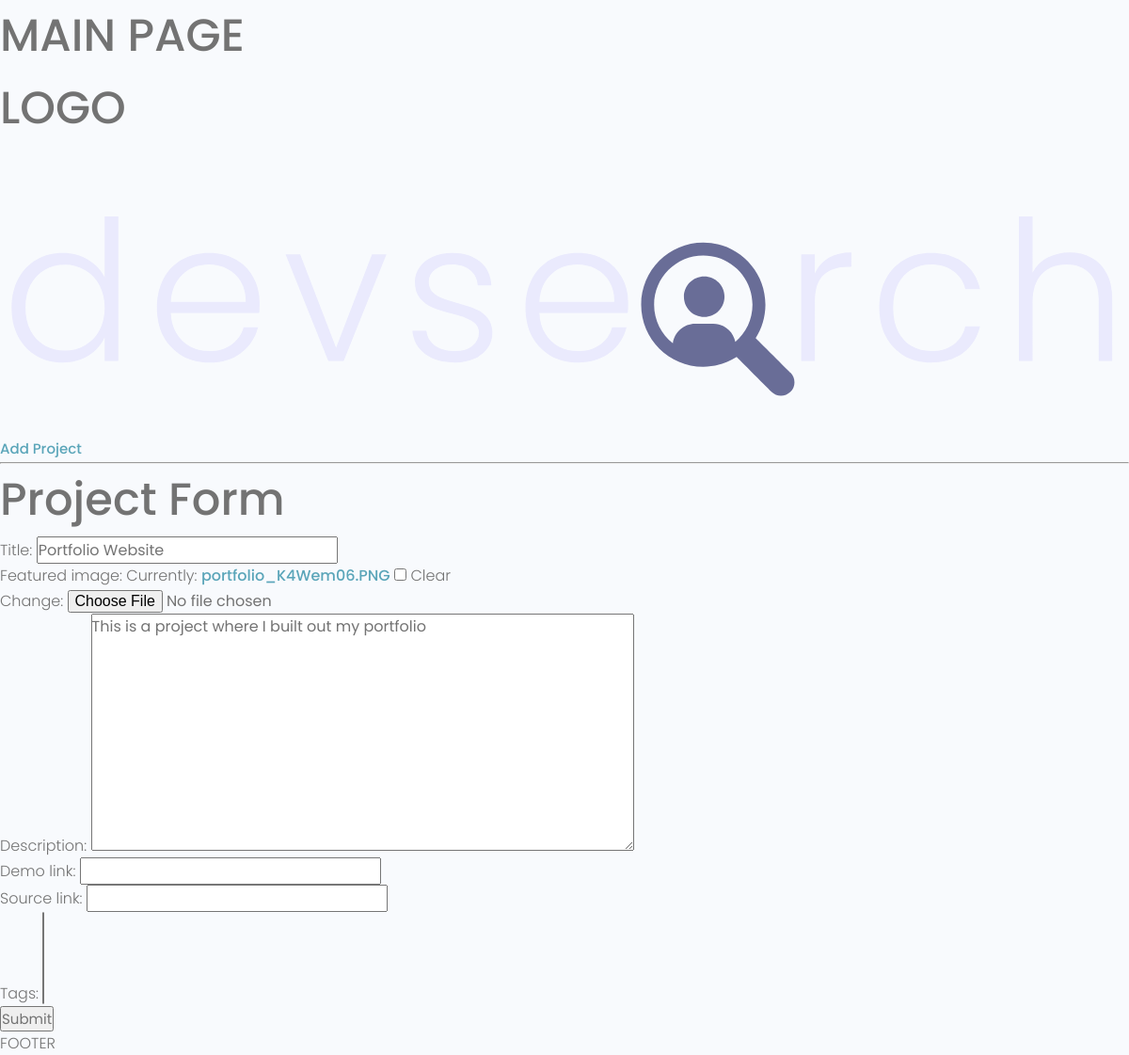
Page /update_Project/06d8f9e8-1f21-42af-a179-23bfea2c2c49/ on the committed database.
### projects/models.py (models this page shows, shortened)
class Project(models.Model):
    title = models.CharField(max_length=200)
    description = models.TextField(null= True, blank= True)
    featured_image = models.ImageField(null= True, blank= True,default='default.jpg')
    demo_link=  models.CharField(max_length=200,null=True, blank=True)
    source_link= models.CharField(max_length=200,null=True, blank=True)
    tags = models.ManyToManyField('Tag',blank=True)
    vote_total = models.IntegerField(default=0,null=True,blank=True)
    vote_ratio = models.IntegerField(default=0,null=True,blank=True)
    created = models.DateTimeField(auto_now_add=True)
    id = models.UUIDField(default=uuid.uuid4,unique=True, primary_key=True,editable=False)

### projects/views.py (the view)
# urls.py: path('update_Project/<str:pk>/',views.update_Project,name='update_Project'),
def update_Project(request,pk):
    project = Project.objects.get(id=pk)
    form = ProjectForm(instance=project)
    if request.method == 'POST':
        form = ProjectForm(request.POST,request.FILES,instance=project)
        if form.is_valid():
            form.save()
            return redirect('projects')
    context = {'form':form}
    return render(request,"projects/project_form.html",context)

### projects/forms.py
class ProjectForm(ModelForm):
    class Meta:
        model = Project
        fields = ['title','featured_image','description','demo_link','source_link','tags']

### projects/templates/projects/project_form.html
{% extends 'main.html' %} {% block content %}
<h1>Project Form</h1>
<form action="" method="POST" enctype="multipart/form-data">
  {% csrf_token %} {{form.as_p}}
  <input type="submit" />
</form>
{% endblock %}

### static/styles/app.css (style rules this page uses)
:root { --color-sub: #2d2d39; }

### static/uikit/styles/modules/_variables.css (style rules this page uses)
:root { --color-main: #5aa5b9; --color-main-light: #e6faff; --color-sub: #3f4156; --color-sub-light: #51546e; --color-sub-lighter: #ededfd; --color-text: #737373; --color-gray: #8b8b8b; --color-light: #e5e7eb; --color-light-gray: #767676; --color-bg: #f8fafd; --color-white: #fffefd; --color-white-light: #f3f3f3; --color-success: #359e64; --color-success-bg: #def8e8; --color-error: #fc4b0b; --color-error-bg: #fff2ee; --font-base: 'Poppins', arial, helvetica, 'Segoe UI', roboto, ubuntu, sans-serif; --font-monospace: 'Fira Code', 'Courier New', courier, monospace; --font-regular: 300; --font-medium: 500; --font-bold: 700; --generic-shadow: 1px 1px 5px #00000010; --generic-transition: all 0.3s ease-in-out; }

### static/uikit/styles/modules/_base.css (style rules this page uses)
* { margin: 0; padding: 0; box-sizing: border-box; text-rendering: optimizeLegibility; color: inherit; font-size: inherit; }
html { font-size: 50%; }
@media only screen and (min-width: 480px) { html { font-size: 56.25%; } }
@media only screen and (min-width: 1200px) { html { font-size: 62.5%; } }
body { line-height: 1.6; font-weight: 400; font-size: 1.5rem; color: var(--color-text); background-color: var(--color-bg); min-height: 100vh; }

### static/uikit/styles/modules/_typography.css (style rules this page uses)
* { font-family: var(--font-base); }
h1 { font-size: 4.8rem; font-weight: var(--font-medium); }
p, span, strong { font-size: 1.6rem; color: var(--color-text); font-weight: var(--font-regular); }
a { padding-bottom: 2px; text-decoration: none; display: inline-block; color: var(--color-main); font-weight: var(--font-medium); }

### rows in the picture
Project: title "Portfolio Website", description "This is a project where I built out my portfolio"
